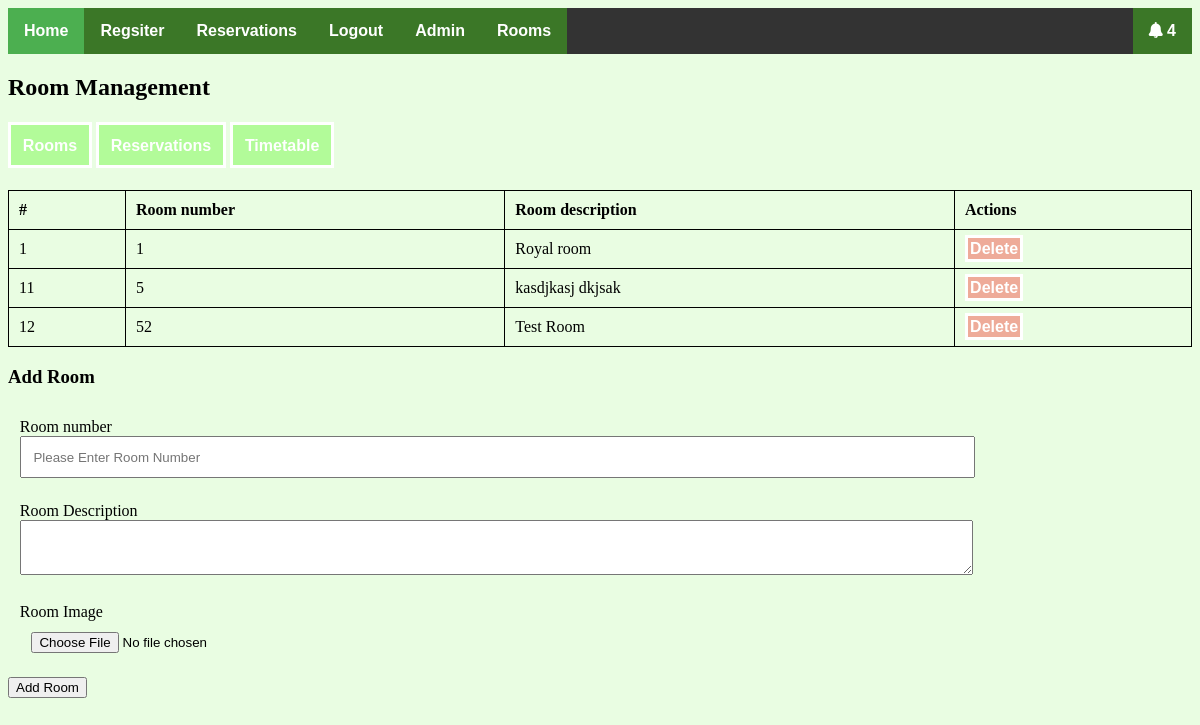
/pages/room.php (signed in), run on the app's committed database.
### tables this page shows
CREATE TABLE `rooms` (
  `id` int(11) NOT NULL,
  `room_number` int(11) NOT NULL,
  `description` text NOT NULL,
  `image` varchar(255) NOT NULL
);

### pages/room.php (the view, shortened to what this page needs)
<!DOCTYPE html>
<html>
<head>
  <link rel="stylesheet" type="text/css" href="../css/fontawesome-all.min.css">
  <link rel="stylesheet" type="text/css" href="../css/style.css">
</head>
<body>
<?php
        include('config.php');
  ?>
<ul>
    <li><a href="../index.php" class="active">Home</a></li>
    <li><a href="register.php">Regsiter</a></li>
    <?php if (isset($_SESSION['login'])) { ?>
      <li><a href="reservations.php">Reservations</a></li>
      <li><a href="logout.php">Logout</a></li>
      <?php if (isset($_SESSION['is_admin']) && ($_SESSION['is_admin'] == "1")) { ?>
        <li><a href="admin.php">Admin</a></li>
        <?php
          $sql = "SELECT * FROM notifications WHERE seen = 0";
          $result = mysqli_query($connection, $sql);
        ?>
        <li style="float:right;"><a href="notification.php"><i class="fas fa-bell"></i> <?=  $result->num_rows > 0 ? $result->num_rows : "" ?>
          </a></li>
      <?php } ?>
    <?php } else { ?>
      <li><a href="login.php">Login</a></li>
    <?php } ?>
    <li><a href="rooms.php">Rooms</a></li>
  </ul>
  <h2>Room Management</h2>
  <div class="admin-links">
    <a href="room.php">Rooms</a>
    <a href="booking.php">Reservations</a>
    <a href='timetable.php'>Timetable</a>
  </div>
  <table style="width:100%">
  <tr>
    <th>#</th>
    <th>Room number</th>
    <th>Room description</th>
    <th>Actions</th>
  </tr>
  <?php
    $sql = "SELECT * FROM rooms";
    $rooms = mysqli_query($connection, $sql);
    if ($rooms->num_rows > 0) {
      while ($row = mysqli_fetch_assoc($rooms)) {
         echo "<tr>";
          echo "<td>".$row['id']."</td>";
          echo "<td>".$row['room_number']."</td>";
          echo "<td>".$row['description']."</td>";
          echo "<td><a href='deleteRoom.php?id=".$row['id']."' class='delete'>Delete</a></td>";
         echo "</tr>";
      }
    }
  ?>
</table>
  <h3>Add Room</h3>
  <form action="room.php" method="POST" enctype="multipart/form-data">
    <div class="form-group">
      <label for="room_number">Room number</label>
      <input type="number" name="room_number" id="room_number" placeholder="Please Enter Room Number">
    </div>
    <div class="form-group">
      <label for="description">Room Description</label>
      <textarea id="description" name="description"></textarea>
    </div>
    <div class="form-group">
      <label for="image">Room Image</label>
      <input type="file" name="image">
    </div>
    <input type="submit" name="submit" value="Add Room">
  </form>
</body>
</html>

### css/style.css (style rules this page uses)
body { background-color: #4bf5131f; }
.form-group { padding: 1%; }
.form-group label { display: block; }
.form-group input, .form-group select, .form-group textarea { width: 80%; padding: 1% }
a { text-decoration: none; background-color: #4bf51359; border: solid 3px #fff; padding: 1%; color: #fff; font-weight: bold; font-family: sans-serif; }
.admin-links { margin: 3% auto; }
table, th, td { border: 1px solid black; border-collapse: collapse; }
th, td { padding: 10px; }
th { text-align: left; }
.delete { background-color: #f5131359; }
ul { list-style-type: none; margin: 0; padding: 0; overflow: hidden; background-color: #333; }
li { float: left; }
li a { display: block !important; color: white !important; text-align: center !important; padding: 14px 16px !important; text-decoration: none !important; border: 0px !important; }
.active { background-color: #4CAF50 !important; }

### data on the page
rooms: id "1", room_number "1", description "Royal room"
rooms: id "11", room_number "5", description "kasdjkasj dkjsak"
rooms: id "12", room_number "52", description "Test Room"

### other printed values
$result->num_rows "4"
